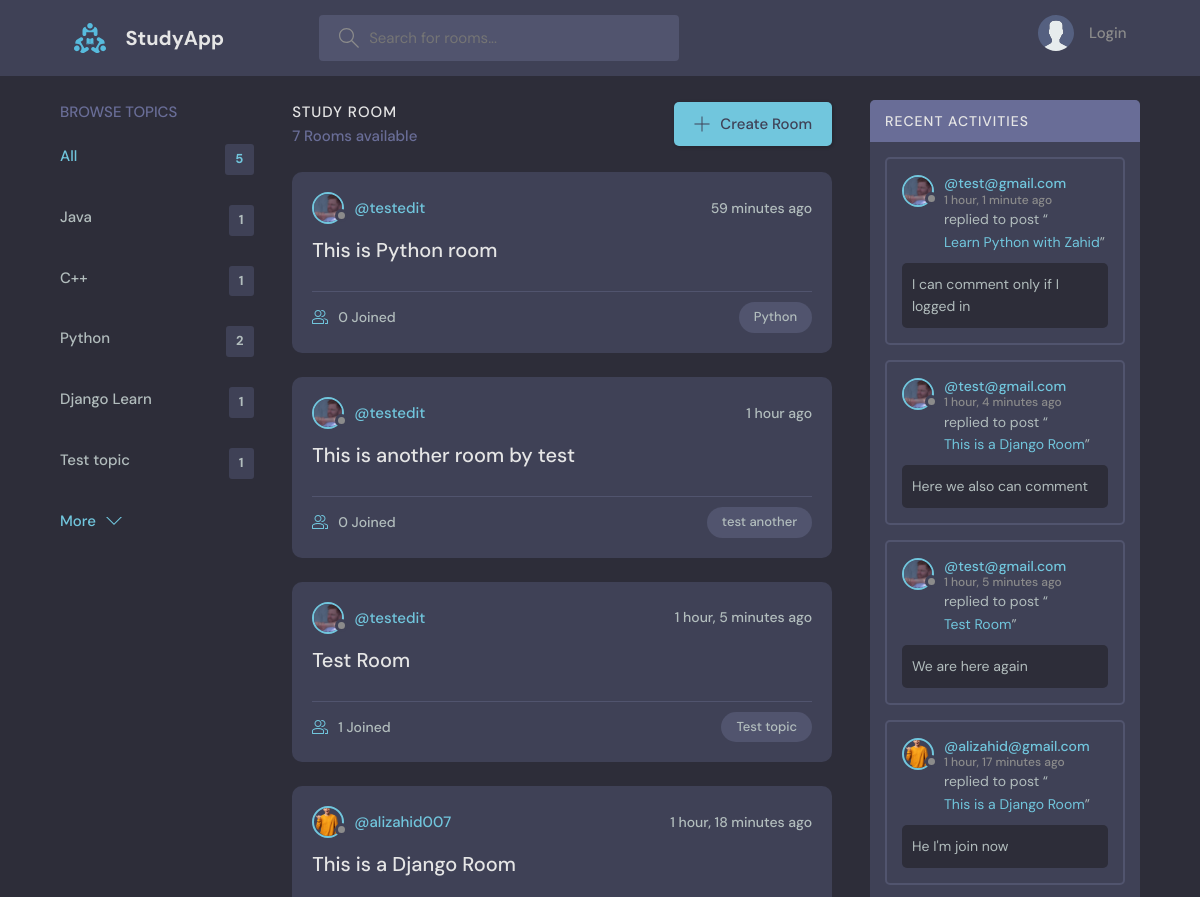
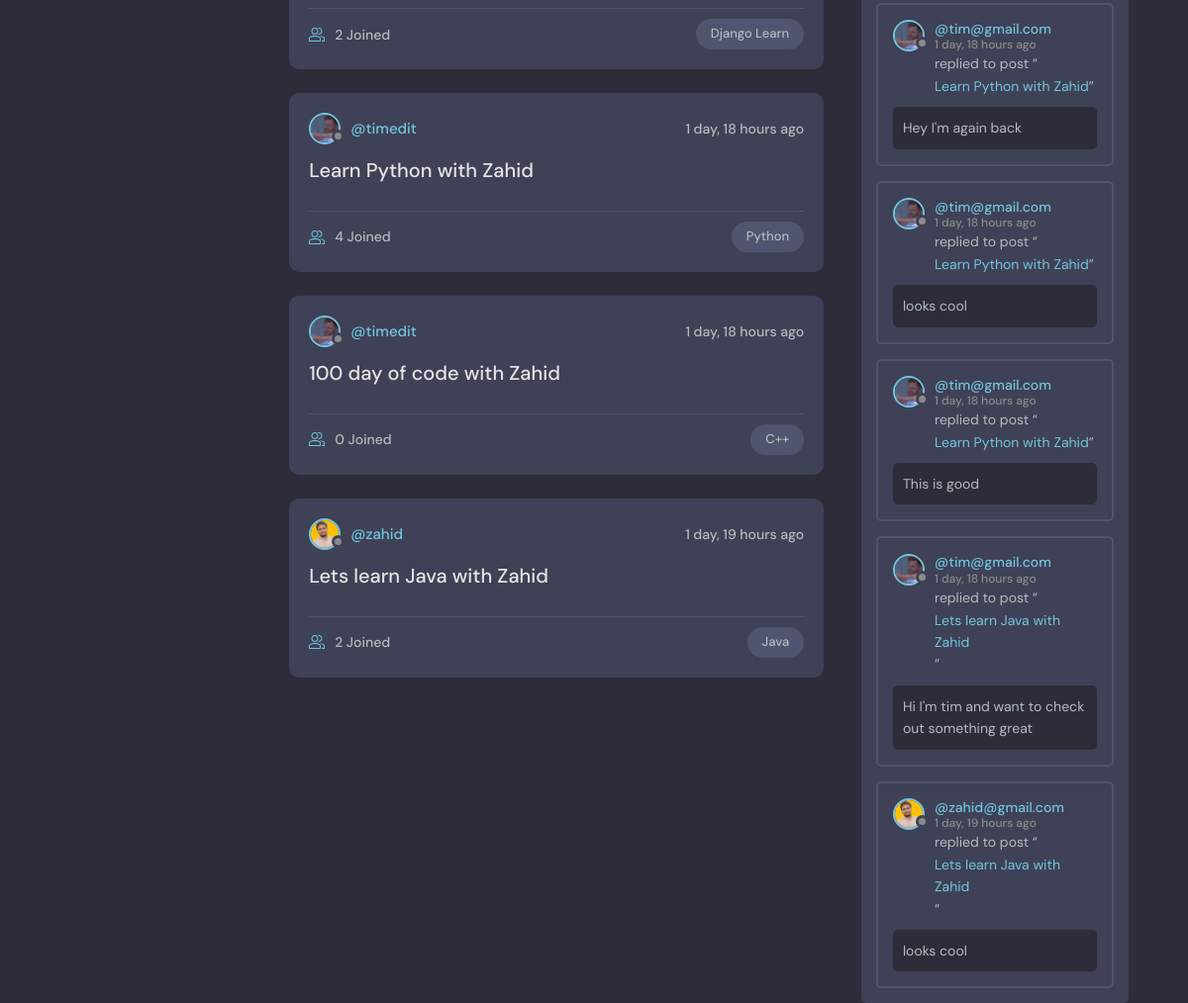
The page / on the database its author committed (2 pictures, top to bottom).
### base/models.py (models this page shows, shortened)
class Topic(models.Model):
    name = models.CharField(max_length=45)

class Room(models.Model):
    host = models.ForeignKey(User, on_delete=models.SET_NULL, null=True)
    topic = models.ForeignKey(Topic, on_delete=models.SET_NULL, null=True)
    name=models.CharField(max_length=45)
    description=models.TextField(null=True, blank=True)
    participants= models.ManyToManyField(User, related_name="participants", blank=True)
    updated = models.DateTimeField(auto_now=True)
    created = models.DateTimeField(auto_now_add=True)
    class Meta:
        ordering = ('-updated','-created')
    def __str__(self):
        return self.name

class User(AbstractUser):
    name = models.CharField(max_length=45, null= True)
    email = models.EmailField(unique=True, null= True)
    bio = models.TextField(null=True)
    avatar = models.ImageField(null=True, default="avatar.svg")
    USERNAME_FIELD = 'email'
    REQUIRED_FIELDS = []

class Message(models.Model):
    user = models.ForeignKey(User, on_delete=models.CASCADE)
    room = models.ForeignKey(Room, on_delete=models.CASCADE)
    body = models.TextField()
    updated = models.DateTimeField(auto_now=True)
    created = models.DateTimeField(auto_now_add=True)
    class Meta:
        ordering = ('-updated','-created')

### base/views.py (the view)
# urls.py: path("", views.home, name="home"),
def home(request):
    q = request.GET.get('q') if request.GET.get('q') != None else ''
    rooms = Room.objects.filter(
        Q(topic__name__icontains=q) |
        Q(name__icontains=q) |
        Q(description__icontains=q)
    )
    topics = Topic.objects.all()[0:5]
    room_count = rooms.count()
    room_messages = Message.objects.filter(Q(room__topic__name__icontains=q))
    context = {'rooms':rooms, 'topics':topics, 'room_count':room_count,'room_messages':room_messages}
    return render(request, 'base/home.html', context)

### base/templates/base/home.html (shortened to what this page needs)
{% extends 'main.html' %} {% block content %}
<main class="layout layout--3">
  <div class="container">
    {% include 'base/topics_component.html' %}
    <div class="roomList">
      <div class="roomList__header">
        <div>
          <h2>Study Room</h2>
          <p>{{room_count}} Rooms available</p>
        </div>
        <a class="btn btn--main" href="{% url 'create-room' %}">
          <svg
            version="1.1"
            xmlns="http://www.w3.org/2000/svg"
            width="32"
            height="32"
            viewBox="0 0 32 32"
          >
            <title>add</title>
            <path
              d="M16.943 0.943h-1.885v14.115h-14.115v1.885h14.115v14.115h1.885v-14.115h14.115v-1.885h-14.115v-14.115z"
            ></path>
          </svg>
          Create Room
        </a>
      </div>
      {%include 'base/feed_component.html' %}
    </div>
    {% include 'base/activity_component.html' %}
  </div>
</main>
{% endblock content %}

### base/templates/base/topics_component.html (shortened to what this page needs)
<div class="topics">
  <div class="topics__header">
    <h2>Browse Topics</h2>
  </div>
  <ul class="topics__list">
    <li>
      <a href="{% url 'home' %}" class="active">All <span>{{topics.count}}</span></a>
    </li>
    {% for topic in topics %}
    <li>
      <a href="{% url 'home'%}?q={{topic.name}}">{{topic.name}} <span>{{topic.room_set.all.count}}</span></a>
    </li>
    {% endfor %}
  </ul>
  <a class="btn btn--link" href="{% url 'topics'%}">
    More
    <svg
      version="1.1"
      xmlns="http://www.w3.org/2000/svg"
      width="32"
      height="32"
      viewBox="0 0 32 32"
    >
      <title>chevron-down</title>
      <path d="M16 21l-13-13h-3l16 16 16-16h-3l-13 13z"></path>
    </svg>
  </a>
</div>

### base/templates/base/feed_component.html (shortened to what this page needs)
{% for room in rooms %}
<div class="roomListRoom">
  <div class="roomListRoom__header">
    <a href="{% url 'user-profile' room.host.id %}" class="roomListRoom__author">
      <div class="avatar avatar--small">
        <img src="{{room.host.avatar.url}}" />
      </div>
      <span>@{{room.host.username}}</span>
    </a>
    <div class="roomListRoom__actions">
      <span>{{room.created|timesince}} ago</span>
    </div>
  </div>
  <div class="roomListRoom__content">
    <a href="{% url 'room' room.id %}">{{room.name}}</a>
  </div>
  <div class="roomListRoom__meta">
    <a href="{% url 'room' room.id %}" class="roomListRoom__joined">
      {{room.participants.all.count}} Joined
    </a>
    <p class="roomListRoom__topic">{{room.topic.name}}</p>
  </div>
</div>
{% endfor %}

### base/templates/base/activity_component.html (shortened to what this page needs)
<div class="activities">
  <div class="activities__header">
    <h2>Recent Activities</h2>
  </div>
{% for message in room_messages %}
  <div class="activities__box">
    <div class="activities__boxHeader roomListRoom__header">
      <a href="{% url 'user-profile' message.user.id %}" class="roomListRoom__author">
        <div class="avatar avatar--small">
          <img src="{{message.user.avatar.url}}" />
        </div>
        <p>
          @{{message.user}}
          <span>{{message.created|timesince}} ago</span>
        </p>
      </a>
    </div>
    <div class="activities__boxContent">
      <p>
        replied to post “<a href="{% url 'room' message.room.id %}">{{message.room}}</a
        >”
      </p>
      <div class="activities__boxRoomContent">
        {{message.body}}
      </div>
    </div>
  </div>
  {% endfor %}
</div>

### rows shown on the page
Topic: name "Java", room_set.all.count "1"
Topic: name "C++", room_set.all.count "1"
Topic: name "Python", room_set.all.count "2"
Topic: name "Django Learn", room_set.all.count "1"
Topic: name "Test topic", room_set.all.count "1"
Room: host.avatar (picture), host.username "testedit", created "59 minutes", name "This is Python room", participants.all.count "0", topic.name "Python"
Room: host.avatar (picture), host.username "testedit", created "1 hour", name "This is another room by test", participants.all.count "0", topic.name "test another"
Room: host.avatar (picture), host.username "testedit", created "1 hour, 5 minutes", name "Test Room", participants.all.count "1", topic.name "Test topic"
Room: host.avatar (picture), host.username "alizahid007", created "1 hour, 18 minutes", name "This is a Django Room", participants.all.count "2", topic.name "Django Learn"
Room: host.avatar (picture), host.username "timedit", created "1 day, 18 hours", name "Learn Python with Zahid", participants.all.count "4", topic.name "Python"
Room: host.avatar (picture), host.username "timedit", created "1 day, 18 hours", name "100 day of code with Zahid", participants.all.count "0", topic.name "C++"
Room: host.avatar (picture), host.username "zahid", created "1 day, 19 hours", name "Lets learn Java with Zahid", participants.all.count "2", topic.name "Java"
Message: user.avatar (picture), user "test@gmail.com", created "1 hour, 1 minute", room "Learn Python with Zahid", body "I can comment only if I logged in"
Message: user.avatar (picture), user "test@gmail.com", created "1 hour, 4 minutes", room "This is a Django Room", body "Here we also can comment"
Message: user.avatar (picture), user "test@gmail.com", created "1 hour, 5 minutes", room "Test Room", body "We are here again"
Message: user.avatar (picture), user "alizahid@gmail.com", created "1 hour, 17 minutes", room "This is a Django Room", body "He I'm join now"
Message: user.avatar (picture), user "tim@gmail.com", created "1 day, 18 hours", room "Learn Python with Zahid", body "Hey I'm again back"
Message: user.avatar (picture), user "tim@gmail.com", created "1 day, 18 hours", room "Learn Python with Zahid", body "looks cool"
Message: user.avatar (picture), user "tim@gmail.com", created "1 day, 18 hours", room "Learn Python with Zahid", body "This is good"
Message: user.avatar (picture), user "tim@gmail.com", created "1 day, 18 hours", room "Lets learn Java with Zahid", body "Hi I'm tim and want to check out something great"
Message: user.avatar (picture), user "zahid@gmail.com", created "1 day, 19 hours", room "Lets learn Java with Zahid", body "looks cool"

### other values the page prints
{{ topics.count }} "5"
{{ room_count }} "7"
